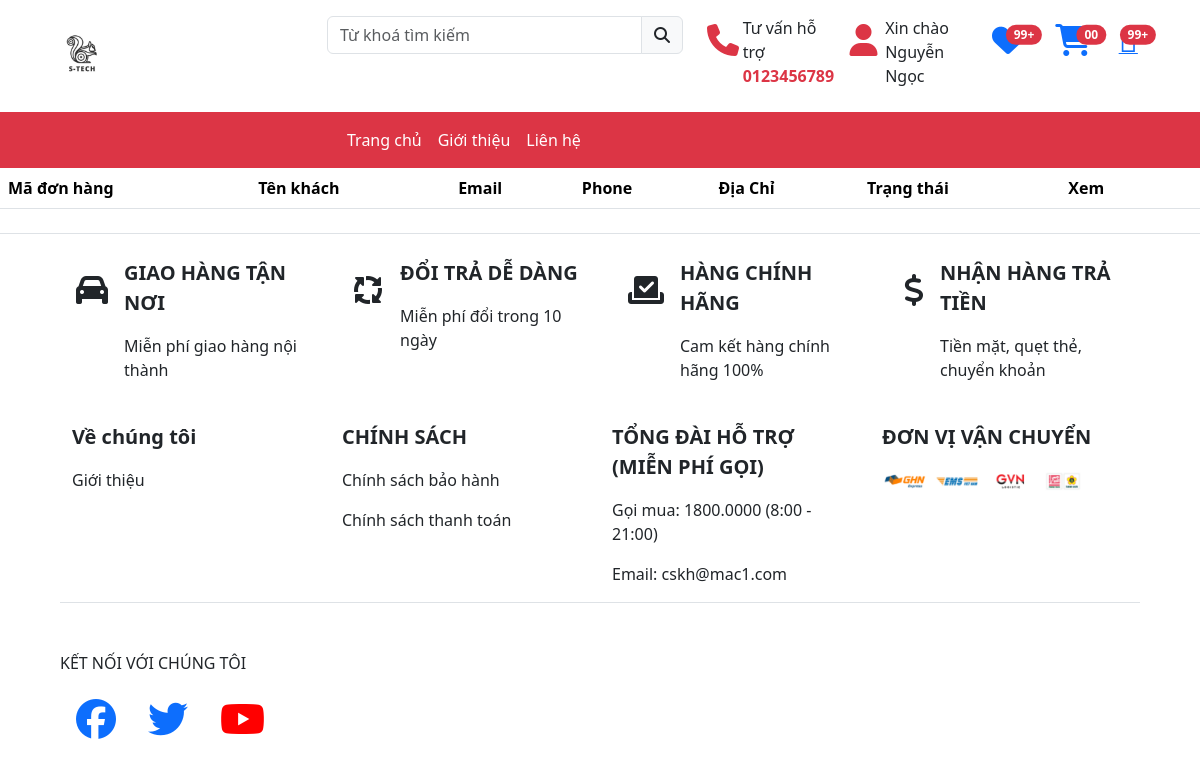
Before: /user_don_hang.php (signed in) with the older database file.
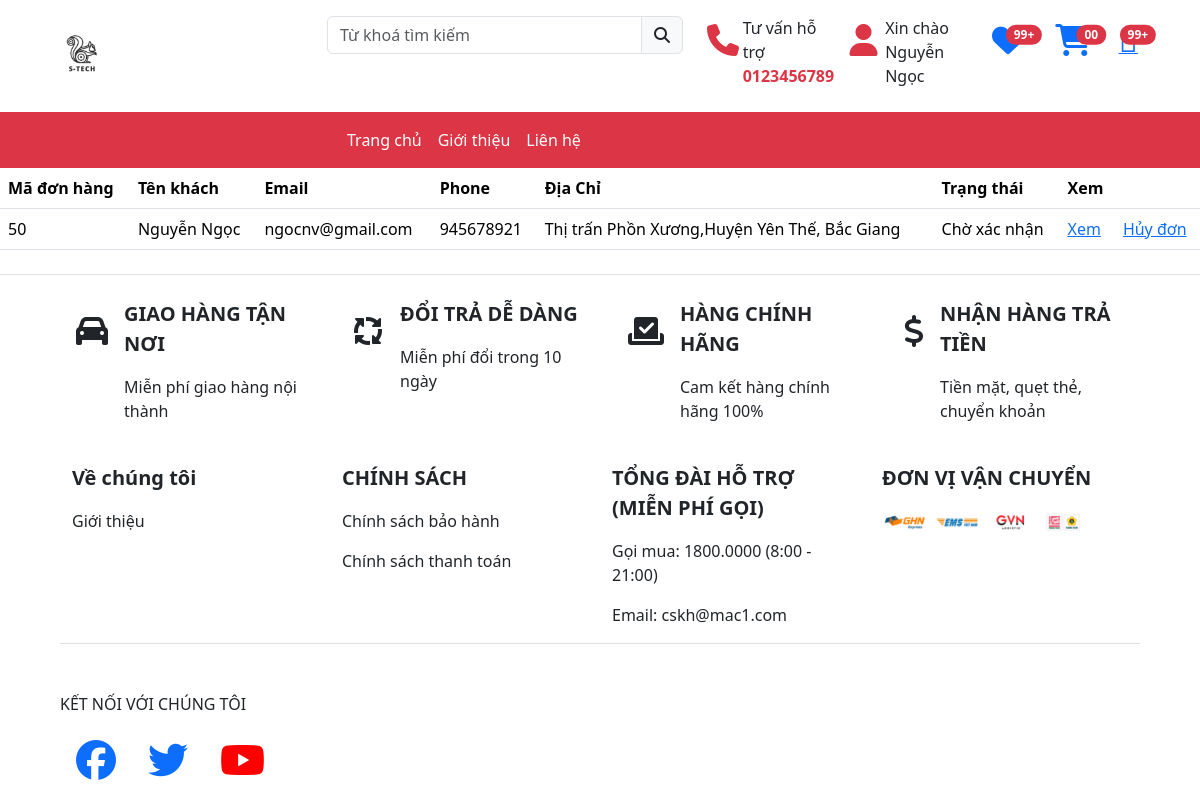
After: the same page with the newer database file.
### tables this page shows
CREATE TABLE `don_hang` (
  `id_don_hang` int NOT NULL,
  `ma_khach_hang` int DEFAULT NULL,
  `ten_khach_hang` varchar(399) NOT NULL,
  `email_khach_hang` varchar(399) NOT NULL,
  `xa` int NOT NULL,
  `huyen` int NOT NULL,
  `tinh` int NOT NULL,
  `sdt` int NOT NULL,
  `trang_thai` tinyint NOT NULL,
  `dateOrder` datetime NOT NULL DEFAULT CURRENT_TIMESTAMP
);

CREATE TABLE `phuong_xa` (
  `id_phuong_xa` int NOT NULL,
  `id_quan_huyen` int NOT NULL,
  `ten_phuong_xa` varchar(299) NOT NULL
);

CREATE TABLE `quan_huyen` (
  `id_quan_huyen` int NOT NULL,
  `id_tinh` int NOT NULL,
  `ten_quan_huyen` varchar(100) NOT NULL
);

CREATE TABLE `tinh` (
  `id_tinh` int NOT NULL,
  `ten_tinh` varchar(199) NOT NULL
);

### view_site/layout/content/index.php (called while the page is built)
<?php
require("$view");

### controller/c_don_hang.php (called while the page is built, shortened)
<?php
include_once "model/m_don_hang.php";
class C_don_hang{
    function quan_ly_don_hang_user($id){
        $m_don_hang = new M_don_hang();
        $don_hang_user=$m_don_hang->don_hang_user($id);
        include("view_site/layout/index.php");
    }
}

### model/database.php (called while the page is built, shortened)
<?php
class database
{
    public function pdo_get_connection()
    {
        $servername = 'localhost';
        $username = 'root';
        $pass = '';
        try {
            $con = new PDO("mysql:host=$servername;dbname=du_an1", $username, $pass);
            $con->setAttribute(PDO::ATTR_ERRMODE, PDO::ERRMODE_EXCEPTION);
            return $con;
        } catch (Exception $ex) {
            echo $ex->getMessage();
            echo $ex->getLine();
            echo $ex->getFile();
        }
    }
    public function pdo_query($sql, $sql_args = [])
    {
        try {
            $con = $this->pdo_get_connection();
            $stmt = $con->prepare($sql);
            $stmt->execute($sql_args);
            $rows = $stmt->fetchAll();
            return $rows;
        } catch (PDOException $ex) {
            throw $ex;
        }
    }
}

### model/m_don_hang.php (called while the page is built, shortened)
<?php
include_once "database.php";
class M_don_hang extends database{
    function don_hang_user($id){
        $sql="SELECT * FROM don_hang INNER JOIN phuong_xa ON don_hang.xa=phuong_xa.id_phuong_xa INNER JOIN quan_huyen ON don_hang.huyen=quan_huyen.id_quan_huyen INNER JOIN tinh ON don_hang.tinh=tinh.id_tinh WHERE ten_khach_hang='$id' Order By id_don_hang Desc";
        return $this->pdo_query( $sql );
    }
}

### view_site/don_hang/user_donhang.php (the view)
<table class="table">
    <thead class="thead-dark">
        <tr>
            <th scope="col">Mã đơn hàng</th>
            <th scope="col">Tên khách</th>
            <th scope="col">Email</th>
            <th scope="col">Phone</th>
            <th scope="col">Địa Chỉ</th>
            <th scope="col">Trạng thái</th>
            <th scope="col">Xem</th>
            <th scope="col"></th>
        </tr>
    </thead>
    <tbody>
        <?php
        foreach ($don_hang_user as  $loai) {
        ?>
            <tr>
                <td><?php echo $loai['id_don_hang'] ?></td>
                <td><?php echo $loai['ten_khach_hang'] ?></td>
                <td><?php echo $loai['email_khach_hang'] ?></td>
                <td><?php echo $loai['sdt'] ?></td>
                <td><?php echo $loai['ten_phuong_xa'].','.$loai['ten_quan_huyen'].','.$loai['ten_tinh']; ?></td>
                <td><?php
                    if($loai['trang_thai'] == 1){
                        echo 'Chờ xác nhận';
                    }else if($loai['trang_thai'] == 2){
                        echo 'Đã xác nhận';
                    }else if($loai['trang_thai'] == 3){
                        echo 'Đang vận chuyển';
                    }else if($loai['trang_thai'] == 4){
                        echo 'Giao hàng thành công';
                    }else if($loai['trang_thai'] == 5){
                        echo 'Hoàn thành';
                    }?></td>
                <td><a href="user_don_hang.php?ma_don=<?php echo $loai['id_don_hang'] ?>">Xem</a></td>
                <?php
                    if($loai['trang_thai'] == 1){
                       ?>
                       <td><a href="user_don_hang.php?huy_ma_don=<?php echo $loai['id_don_hang'] ?>">Hủy đơn</a></td>
                       <?php
                    }
                    ?>
            </tr>
        <?php } ?>
    </tbody>
</table>

Changed rows visible on the page:
added don_hang: id_don_hang "50", ten_khach_hang "Nguyễn Ngọc", email_khach_hang "ngocnv@gmail.com", sdt "945678921", xa.ten_phuong_xa "Thị trấn Phồn Xương", huyen.ten_quan_huyen "Huyện Yên Thế", tinh.ten_tinh "Bắc Giang", trang_thai "Chờ xác nhận"
